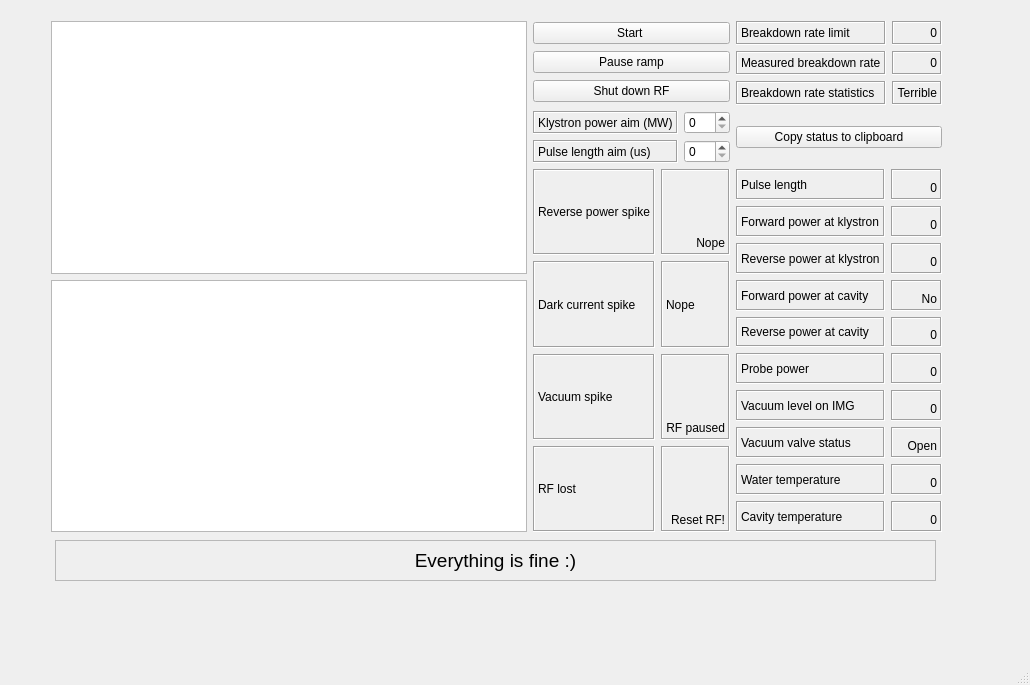
<?xml version="1.0" encoding="UTF-8"?>
<ui version="4.0">
 <class>MainWindow</class>
 <widget class="QMainWindow" name="MainWindow">
  <property name="geometry">
   <rect>
    <x>0</x>
    <y>0</y>
    <width>1030</width>
    <height>685</height>
   </rect>
  </property>
  <property name="windowTitle">
   <string>MainWindow</string>
  </property>
  <widget class="QWidget" name="centralwidget">
   <widget class="QLabel" name="outputWidget_15">
    <property name="geometry">
     <rect>
      <x>1209</x>
      <y>420</y>
      <width>97</width>
      <height>47</height>
     </rect>
    </property>
    <property name="frameShape">
     <enum>QFrame::Box</enum>
    </property>
    <property name="frameShadow">
     <enum>QFrame::Sunken</enum>
    </property>
    <property name="text">
     <string>0</string>
    </property>
    <property name="alignment">
     <set>Qt::AlignLeading|Qt::AlignLeft|Qt::AlignVCenter</set>
    </property>
   </widget>
   <widget class="QLabel" name="outputWidget_16">
    <property name="geometry">
     <rect>
      <x>1209</x>
      <y>473</y>
      <width>97</width>
      <height>48</height>
     </rect>
    </property>
    <property name="frameShape">
     <enum>QFrame::Box</enum>
    </property>
    <property name="frameShadow">
     <enum>QFrame::Sunken</enum>
    </property>
    <property name="text">
     <string>0</string>
    </property>
    <property name="alignment">
     <set>Qt::AlignAbsolute|Qt::AlignBottom|Qt::AlignCenter|Qt::AlignHCenter|Qt::AlignHorizontal_Mask|Qt::AlignJustify|Qt::AlignLeading|Qt::AlignLeft|Qt::AlignRight|Qt::AlignTop|Qt::AlignTrailing|Qt::AlignVCenter|Qt::AlignVertical_Mask</set>
    </property>
   </widget>
   <widget class="QWidget" name="layoutWidget">
    <property name="geometry">
     <rect>
      <x>51</x>
      <y>21</y>
      <width>891</width>
      <height>511</height>
     </rect>
    </property>
    <layout class="QGridLayout" name="gridLayout_6">
     <item row="0" column="0" rowspan="3">
      <layout class="QVBoxLayout" name="verticalLayout_2">
       <item>
        <widget class="PlotWidget" name="traces_plotwidget"/>
       </item>
       <item>
        <widget class="PlotWidget" name="power_vs_pulses_plotwidget"/>
       </item>
      </layout>
     </item>
     <item row="0" column="1">
      <layout class="QVBoxLayout" name="verticalLayout">
       <item>
        <widget class="QPushButton" name="start_button">
         <property name="text">
          <string>Start </string>
         </property>
        </widget>
       </item>
       <item>
        <widget class="QPushButton" name="pause_ramp_button">
         <property name="text">
          <string>Pause ramp</string>
         </property>
        </widget>
       </item>
       <item>
        <widget class="QPushButton" name="shutdown_rf_button">
         <property name="text">
          <string>Shut down RF</string>
         </property>
         <property name="checkable">
          <bool>true</bool>
         </property>
        </widget>
       </item>
      </layout>
     </item>
     <item row="1" column="1">
      <layout class="QGridLayout" name="gridLayout">
       <item row="0" column="0">
        <widget class="QLabel" name="power_aim_label">
         <property name="frameShape">
          <enum>QFrame::Box</enum>
         </property>
         <property name="frameShadow">
          <enum>QFrame::Sunken</enum>
         </property>
         <property name="text">
          <string>Klystron power aim (MW)</string>
         </property>
        </widget>
       </item>
       <item row="0" column="1">
        <widget class="QSpinBox" name="power_aim_input"/>
       </item>
       <item row="1" column="0">
        <widget class="QLabel" name="pulse_length_aim_label">
         <property name="frameShape">
          <enum>QFrame::Box</enum>
         </property>
         <property name="frameShadow">
          <enum>QFrame::Sunken</enum>
         </property>
         <property name="text">
          <string>Pulse length aim (us)</string>
         </property>
        </widget>
       </item>
       <item row="1" column="1">
        <widget class="QSpinBox" name="pulse_length_aim_input"/>
       </item>
      </layout>
     </item>
     <item row="2" column="1">
      <layout class="QGridLayout" name="gridLayout_3">
       <item row="2" column="0">
        <widget class="QLabel" name="vac_spike_label">
         <property name="frameShape">
          <enum>QFrame::Box</enum>
         </property>
         <property name="frameShadow">
          <enum>QFrame::Sunken</enum>
         </property>
         <property name="text">
          <string>Vacuum spike</string>
         </property>
         <property name="scaledContents">
          <bool>false</bool>
         </property>
        </widget>
       </item>
       <item row="0" column="0">
        <widget class="QLabel" name="rev_power_spike_label">
         <property name="frameShape">
          <enum>QFrame::Box</enum>
         </property>
         <property name="frameShadow">
          <enum>QFrame::Sunken</enum>
         </property>
         <property name="text">
          <string>Reverse power spike</string>
         </property>
         <property name="scaledContents">
          <bool>false</bool>
         </property>
        </widget>
       </item>
       <item row="2" column="1" colspan="2">
        <widget class="QLabel" name="vac_spike_status_outputwidget">
         <property name="frameShape">
          <enum>QFrame::Box</enum>
         </property>
         <property name="frameShadow">
          <enum>QFrame::Sunken</enum>
         </property>
         <property name="text">
          <string>RF paused</string>
         </property>
         <property name="alignment">
          <set>Qt::AlignAbsolute|Qt::AlignBottom|Qt::AlignCenter|Qt::AlignHCenter|Qt::AlignHorizontal_Mask|Qt::AlignJustify|Qt::AlignLeading|Qt::AlignLeft|Qt::AlignRight|Qt::AlignTop|Qt::AlignTrailing|Qt::AlignVCenter|Qt::AlignVertical_Mask</set>
         </property>
        </widget>
       </item>
       <item row="1" column="0">
        <widget class="QLabel" name="DC_spike_label">
         <property name="frameShape">
          <enum>QFrame::Box</enum>
         </property>
         <property name="frameShadow">
          <enum>QFrame::Sunken</enum>
         </property>
         <property name="text">
          <string>Dark current spike</string>
         </property>
         <property name="scaledContents">
          <bool>false</bool>
         </property>
        </widget>
       </item>
       <item row="3" column="0">
        <widget class="QLabel" name="RF_lost_label">
         <property name="frameShape">
          <enum>QFrame::Box</enum>
         </property>
         <property name="frameShadow">
          <enum>QFrame::Sunken</enum>
         </property>
         <property name="text">
          <string>RF lost</string>
         </property>
         <property name="scaledContents">
          <bool>false</bool>
         </property>
        </widget>
       </item>
       <item row="1" column="1" colspan="2">
        <widget class="QLabel" name="DC_spike_status_outputwidget">
         <property name="frameShape">
          <enum>QFrame::Box</enum>
         </property>
         <property name="frameShadow">
          <enum>QFrame::Sunken</enum>
         </property>
         <property name="text">
          <string>Nope</string>
         </property>
         <property name="alignment">
          <set>Qt::AlignLeading|Qt::AlignLeft|Qt::AlignVCenter</set>
         </property>
        </widget>
       </item>
       <item row="0" column="1" colspan="2">
        <widget class="QLabel" name="rev_power_spike_status_outputwidget">
         <property name="frameShape">
          <enum>QFrame::Box</enum>
         </property>
         <property name="frameShadow">
          <enum>QFrame::Sunken</enum>
         </property>
         <property name="text">
          <string>Nope</string>
         </property>
         <property name="scaledContents">
          <bool>false</bool>
         </property>
         <property name="alignment">
          <set>Qt::AlignBottom|Qt::AlignRight|Qt::AlignTrailing</set>
         </property>
         <property name="indent">
          <number>-1</number>
         </property>
        </widget>
       </item>
       <item row="3" column="1" colspan="2">
        <widget class="QLabel" name="RF_lost_status_outputwidget">
         <property name="frameShape">
          <enum>QFrame::Box</enum>
         </property>
         <property name="frameShadow">
          <enum>QFrame::Sunken</enum>
         </property>
         <property name="text">
          <string>Reset RF!</string>
         </property>
         <property name="alignment">
          <set>Qt::AlignAbsolute|Qt::AlignBottom|Qt::AlignCenter|Qt::AlignHCenter|Qt::AlignHorizontal_Mask|Qt::AlignJustify|Qt::AlignLeading|Qt::AlignLeft|Qt::AlignRight|Qt::AlignTop|Qt::AlignTrailing|Qt::AlignVCenter|Qt::AlignVertical_Mask</set>
         </property>
        </widget>
       </item>
      </layout>
     </item>
     <item row="2" column="2">
      <layout class="QGridLayout" name="gridLayout_2">
       <item row="8" column="0">
        <widget class="QLabel" name="water_temp_label">
         <property name="frameShape">
          <enum>QFrame::Box</enum>
         </property>
         <property name="frameShadow">
          <enum>QFrame::Sunken</enum>
         </property>
         <property name="text">
          <string>Water temperature</string>
         </property>
         <property name="scaledContents">
          <bool>false</bool>
         </property>
        </widget>
       </item>
       <item row="9" column="0">
        <widget class="QLabel" name="cav_temp_label">
         <property name="frameShape">
          <enum>QFrame::Box</enum>
         </property>
         <property name="frameShadow">
          <enum>QFrame::Sunken</enum>
         </property>
         <property name="text">
          <string>Cavity temperature</string>
         </property>
         <property name="scaledContents">
          <bool>false</bool>
         </property>
        </widget>
       </item>
       <item row="9" column="1">
        <widget class="QLabel" name="cav_temp_outputwidget">
         <property name="frameShape">
          <enum>QFrame::Box</enum>
         </property>
         <property name="frameShadow">
          <enum>QFrame::Sunken</enum>
         </property>
         <property name="text">
          <string>0</string>
         </property>
         <property name="alignment">
          <set>Qt::AlignAbsolute|Qt::AlignBottom|Qt::AlignCenter|Qt::AlignHCenter|Qt::AlignHorizontal_Mask|Qt::AlignJustify|Qt::AlignLeading|Qt::AlignLeft|Qt::AlignRight|Qt::AlignTop|Qt::AlignTrailing|Qt::AlignVCenter|Qt::AlignVertical_Mask</set>
         </property>
        </widget>
       </item>
       <item row="8" column="1">
        <widget class="QLabel" name="water_temp_outputwidget">
         <property name="frameShape">
          <enum>QFrame::Box</enum>
         </property>
         <property name="frameShadow">
          <enum>QFrame::Sunken</enum>
         </property>
         <property name="text">
          <string>0</string>
         </property>
         <property name="alignment">
          <set>Qt::AlignAbsolute|Qt::AlignBottom|Qt::AlignCenter|Qt::AlignHCenter|Qt::AlignHorizontal_Mask|Qt::AlignJustify|Qt::AlignLeading|Qt::AlignLeft|Qt::AlignRight|Qt::AlignTop|Qt::AlignTrailing|Qt::AlignVCenter|Qt::AlignVertical_Mask</set>
         </property>
        </widget>
       </item>
       <item row="0" column="1">
        <widget class="QLabel" name="pulse_length_outputwidget">
         <property name="frameShape">
          <enum>QFrame::Box</enum>
         </property>
         <property name="frameShadow">
          <enum>QFrame::Sunken</enum>
         </property>
         <property name="text">
          <string>0</string>
         </property>
         <property name="scaledContents">
          <bool>false</bool>
         </property>
         <property name="alignment">
          <set>Qt::AlignBottom|Qt::AlignRight|Qt::AlignTrailing</set>
         </property>
         <property name="indent">
          <number>-1</number>
         </property>
        </widget>
       </item>
       <item row="1" column="0">
        <widget class="QLabel" name="fwd_kly_power_label">
         <property name="frameShape">
          <enum>QFrame::Box</enum>
         </property>
         <property name="frameShadow">
          <enum>QFrame::Sunken</enum>
         </property>
         <property name="text">
          <string>Forward power at klystron</string>
         </property>
         <property name="scaledContents">
          <bool>false</bool>
         </property>
        </widget>
       </item>
       <item row="2" column="0">
        <widget class="QLabel" name="rev_kly_power_label">
         <property name="frameShape">
          <enum>QFrame::Box</enum>
         </property>
         <property name="frameShadow">
          <enum>QFrame::Sunken</enum>
         </property>
         <property name="text">
          <string>Reverse power at klystron</string>
         </property>
         <property name="scaledContents">
          <bool>false</bool>
         </property>
        </widget>
       </item>
       <item row="3" column="1">
        <widget class="QLabel" name="fwd_cav_power_outputwidget">
         <property name="frameShape">
          <enum>QFrame::Box</enum>
         </property>
         <property name="frameShadow">
          <enum>QFrame::Sunken</enum>
         </property>
         <property name="text">
          <string>No</string>
         </property>
         <property name="alignment">
          <set>Qt::AlignAbsolute|Qt::AlignBottom|Qt::AlignCenter|Qt::AlignHCenter|Qt::AlignHorizontal_Mask|Qt::AlignJustify|Qt::AlignLeading|Qt::AlignLeft|Qt::AlignRight|Qt::AlignTop|Qt::AlignTrailing|Qt::AlignVCenter|Qt::AlignVertical_Mask</set>
         </property>
        </widget>
       </item>
       <item row="0" column="0">
        <widget class="QLabel" name="pulse_length_label">
         <property name="frameShape">
          <enum>QFrame::Box</enum>
         </property>
         <property name="frameShadow">
          <enum>QFrame::Sunken</enum>
         </property>
         <property name="text">
          <string>Pulse length</string>
         </property>
         <property name="scaledContents">
          <bool>false</bool>
         </property>
        </widget>
       </item>
       <item row="1" column="1">
        <widget class="QLabel" name="fwd_kly_power_outputwidget">
         <property name="frameShape">
          <enum>QFrame::Box</enum>
         </property>
         <property name="frameShadow">
          <enum>QFrame::Sunken</enum>
         </property>
         <property name="text">
          <string>0</string>
         </property>
         <property name="alignment">
          <set>Qt::AlignAbsolute|Qt::AlignBottom|Qt::AlignCenter|Qt::AlignHCenter|Qt::AlignHorizontal_Mask|Qt::AlignJustify|Qt::AlignLeading|Qt::AlignLeft|Qt::AlignRight|Qt::AlignTop|Qt::AlignTrailing|Qt::AlignVCenter|Qt::AlignVertical_Mask</set>
         </property>
        </widget>
       </item>
       <item row="3" column="0">
        <widget class="QLabel" name="fwd_cav_power_label">
         <property name="frameShape">
          <enum>QFrame::Box</enum>
         </property>
         <property name="frameShadow">
          <enum>QFrame::Sunken</enum>
         </property>
         <property name="text">
          <string>Forward power at cavity</string>
         </property>
         <property name="scaledContents">
          <bool>false</bool>
         </property>
        </widget>
       </item>
       <item row="4" column="0">
        <widget class="QLabel" name="rev_cav_power_label">
         <property name="frameShape">
          <enum>QFrame::Box</enum>
         </property>
         <property name="frameShadow">
          <enum>QFrame::Sunken</enum>
         </property>
         <property name="text">
          <string>Reverse power at cavity</string>
         </property>
         <property name="scaledContents">
          <bool>false</bool>
         </property>
        </widget>
       </item>
       <item row="2" column="1">
        <widget class="QLabel" name="rev_kly_power_outputwidget">
         <property name="frameShape">
          <enum>QFrame::Box</enum>
         </property>
         <property name="frameShadow">
          <enum>QFrame::Sunken</enum>
         </property>
         <property name="text">
          <string>0</string>
         </property>
         <property name="alignment">
          <set>Qt::AlignAbsolute|Qt::AlignBottom|Qt::AlignCenter|Qt::AlignHCenter|Qt::AlignHorizontal_Mask|Qt::AlignJustify|Qt::AlignLeading|Qt::AlignLeft|Qt::AlignRight|Qt::AlignTop|Qt::AlignTrailing|Qt::AlignVCenter|Qt::AlignVertical_Mask</set>
         </property>
        </widget>
       </item>
       <item row="4" column="1">
        <widget class="QLabel" name="rev_cav_power_outputwidget">
         <property name="frameShape">
          <enum>QFrame::Box</enum>
         </property>
         <property name="frameShadow">
          <enum>QFrame::Sunken</enum>
         </property>
         <property name="text">
          <string>0</string>
         </property>
         <property name="alignment">
          <set>Qt::AlignAbsolute|Qt::AlignBottom|Qt::AlignCenter|Qt::AlignHCenter|Qt::AlignHorizontal_Mask|Qt::AlignJustify|Qt::AlignLeading|Qt::AlignLeft|Qt::AlignRight|Qt::AlignTop|Qt::AlignTrailing|Qt::AlignVCenter|Qt::AlignVertical_Mask</set>
         </property>
        </widget>
       </item>
       <item row="5" column="0">
        <widget class="QLabel" name="probe_power_label">
         <property name="frameShape">
          <enum>QFrame::Box</enum>
         </property>
         <property name="frameShadow">
          <enum>QFrame::Sunken</enum>
         </property>
         <property name="text">
          <string>Probe power</string>
         </property>
         <property name="scaledContents">
          <bool>false</bool>
         </property>
        </widget>
       </item>
       <item row="5" column="1">
        <widget class="QLabel" name="probe_power_outputwidget">
         <property name="frameShape">
          <enum>QFrame::Box</enum>
         </property>
         <property name="frameShadow">
          <enum>QFrame::Sunken</enum>
         </property>
         <property name="text">
          <string>0</string>
         </property>
         <property name="alignment">
          <set>Qt::AlignAbsolute|Qt::AlignBottom|Qt::AlignCenter|Qt::AlignHCenter|Qt::AlignHorizontal_Mask|Qt::AlignJustify|Qt::AlignLeading|Qt::AlignLeft|Qt::AlignRight|Qt::AlignTop|Qt::AlignTrailing|Qt::AlignVCenter|Qt::AlignVertical_Mask</set>
         </property>
        </widget>
       </item>
       <item row="6" column="0">
        <widget class="QLabel" name="vac_level_label">
         <property name="frameShape">
          <enum>QFrame::Box</enum>
         </property>
         <property name="frameShadow">
          <enum>QFrame::Sunken</enum>
         </property>
         <property name="text">
          <string>Vacuum level on IMG</string>
         </property>
         <property name="scaledContents">
          <bool>false</bool>
         </property>
        </widget>
       </item>
       <item row="6" column="1">
        <widget class="QLabel" name="vac_level_outputwidget">
         <property name="frameShape">
          <enum>QFrame::Box</enum>
         </property>
         <property name="frameShadow">
          <enum>QFrame::Sunken</enum>
         </property>
         <property name="text">
          <string>0</string>
         </property>
         <property name="alignment">
          <set>Qt::AlignAbsolute|Qt::AlignBottom|Qt::AlignCenter|Qt::AlignHCenter|Qt::AlignHorizontal_Mask|Qt::AlignJustify|Qt::AlignLeading|Qt::AlignLeft|Qt::AlignRight|Qt::AlignTop|Qt::AlignTrailing|Qt::AlignVCenter|Qt::AlignVertical_Mask</set>
         </property>
        </widget>
       </item>
       <item row="7" column="0">
        <widget class="QLabel" name="vac_valve_status_label">
         <property name="frameShape">
          <enum>QFrame::Box</enum>
         </property>
         <property name="frameShadow">
          <enum>QFrame::Sunken</enum>
         </property>
         <property name="text">
          <string>Vacuum valve status</string>
         </property>
         <property name="scaledContents">
          <bool>false</bool>
         </property>
        </widget>
       </item>
       <item row="7" column="1">
        <widget class="QLabel" name="vac_valve_status_outputwidget">
         <property name="frameShape">
          <enum>QFrame::Box</enum>
         </property>
         <property name="frameShadow">
          <enum>QFrame::Sunken</enum>
         </property>
         <property name="text">
          <string>Open</string>
         </property>
         <property name="alignment">
          <set>Qt::AlignAbsolute|Qt::AlignBottom|Qt::AlignCenter|Qt::AlignHCenter|Qt::AlignHorizontal_Mask|Qt::AlignJustify|Qt::AlignLeading|Qt::AlignLeft|Qt::AlignRight|Qt::AlignTop|Qt::AlignTrailing|Qt::AlignVCenter|Qt::AlignVertical_Mask</set>
         </property>
        </widget>
       </item>
      </layout>
     </item>
     <item row="0" column="2">
      <layout class="QGridLayout" name="gridLayout_4">
       <item row="0" column="0">
        <widget class="QLabel" name="breakdown_rate_limit_label">
         <property name="frameShape">
          <enum>QFrame::Box</enum>
         </property>
         <property name="frameShadow">
          <enum>QFrame::Sunken</enum>
         </property>
         <property name="text">
          <string>Breakdown rate limit</string>
         </property>
         <property name="scaledContents">
          <bool>false</bool>
         </property>
        </widget>
       </item>
       <item row="1" column="0">
        <widget class="QLabel" name="measured_breakdown_rate_label">
         <property name="frameShape">
          <enum>QFrame::Box</enum>
         </property>
         <property name="frameShadow">
          <enum>QFrame::Sunken</enum>
         </property>
         <property name="text">
          <string>Measured breakdown rate</string>
         </property>
         <property name="scaledContents">
          <bool>false</bool>
         </property>
        </widget>
       </item>
       <item row="2" column="0">
        <widget class="QLabel" name="breakdown_rate_statistics_label">
         <property name="frameShape">
          <enum>QFrame::Box</enum>
         </property>
         <property name="frameShadow">
          <enum>QFrame::Sunken</enum>
         </property>
         <property name="text">
          <string>Breakdown rate statistics</string>
         </property>
         <property name="scaledContents">
          <bool>false</bool>
         </property>
        </widget>
       </item>
       <item row="0" column="1">
        <widget class="QLabel" name="breakdown_rate_limit_outputwidget">
         <property name="frameShape">
          <enum>QFrame::Box</enum>
         </property>
         <property name="frameShadow">
          <enum>QFrame::Sunken</enum>
         </property>
         <property name="text">
          <string>0</string>
         </property>
         <property name="alignment">
          <set>Qt::AlignAbsolute|Qt::AlignBottom|Qt::AlignCenter|Qt::AlignHCenter|Qt::AlignHorizontal_Mask|Qt::AlignJustify|Qt::AlignLeading|Qt::AlignLeft|Qt::AlignRight|Qt::AlignTop|Qt::AlignTrailing|Qt::AlignVCenter|Qt::AlignVertical_Mask</set>
         </property>
        </widget>
       </item>
       <item row="1" column="1">
        <widget class="QLabel" name="measured_breakdown_rate_outputwidget">
         <property name="frameShape">
          <enum>QFrame::Box</enum>
         </property>
         <property name="frameShadow">
          <enum>QFrame::Sunken</enum>
         </property>
         <property name="text">
          <string>0</string>
         </property>
         <property name="alignment">
          <set>Qt::AlignAbsolute|Qt::AlignBottom|Qt::AlignCenter|Qt::AlignHCenter|Qt::AlignHorizontal_Mask|Qt::AlignJustify|Qt::AlignLeading|Qt::AlignLeft|Qt::AlignRight|Qt::AlignTop|Qt::AlignTrailing|Qt::AlignVCenter|Qt::AlignVertical_Mask</set>
         </property>
        </widget>
       </item>
       <item row="2" column="1">
        <widget class="QLabel" name="breakdown_rate_statistics_outputwidget">
         <property name="frameShape">
          <enum>QFrame::Box</enum>
         </property>
         <property name="frameShadow">
          <enum>QFrame::Sunken</enum>
         </property>
         <property name="text">
          <string>Terrible</string>
         </property>
         <property name="alignment">
          <set>Qt::AlignAbsolute|Qt::AlignBottom|Qt::AlignCenter|Qt::AlignHCenter|Qt::AlignHorizontal_Mask|Qt::AlignJustify|Qt::AlignLeading|Qt::AlignLeft|Qt::AlignRight|Qt::AlignTop|Qt::AlignTrailing|Qt::AlignVCenter|Qt::AlignVertical_Mask</set>
         </property>
        </widget>
       </item>
      </layout>
     </item>
     <item row="1" column="2">
      <widget class="QPushButton" name="copy_to_clipboard_button">
       <property name="toolTip">
        <string>For the log!</string>
       </property>
       <property name="text">
        <string>Copy status to clipboard</string>
       </property>
       <property name="checkable">
        <bool>true</bool>
       </property>
      </widget>
     </item>
    </layout>
   </widget>
   <widget class="QLabel" name="label">
    <property name="geometry">
     <rect>
      <x>55</x>
      <y>540</y>
      <width>881</width>
      <height>41</height>
     </rect>
    </property>
    <property name="font">
     <font>
      <pointsize>14</pointsize>
     </font>
    </property>
    <property name="layoutDirection">
     <enum>Qt::LeftToRight</enum>
    </property>
    <property name="frameShape">
     <enum>QFrame::StyledPanel</enum>
    </property>
    <property name="text">
     <string>Everything is fine :)</string>
    </property>
    <property name="alignment">
     <set>Qt::AlignCenter</set>
    </property>
   </widget>
  </widget>
  <widget class="QMenuBar" name="menubar">
   <property name="geometry">
    <rect>
     <x>0</x>
     <y>0</y>
     <width>1030</width>
     <height>21</height>
    </rect>
   </property>
  </widget>
  <widget class="QStatusBar" name="statusbar"/>
 </widget>
 <customwidgets>
  <customwidget>
   <class>PlotWidget</class>
   <extends>QGraphicsView</extends>
   <header>pyqtgraph</header>
  </customwidget>
 </customwidgets>
 <resources/>
 <connections/>
</ui>
